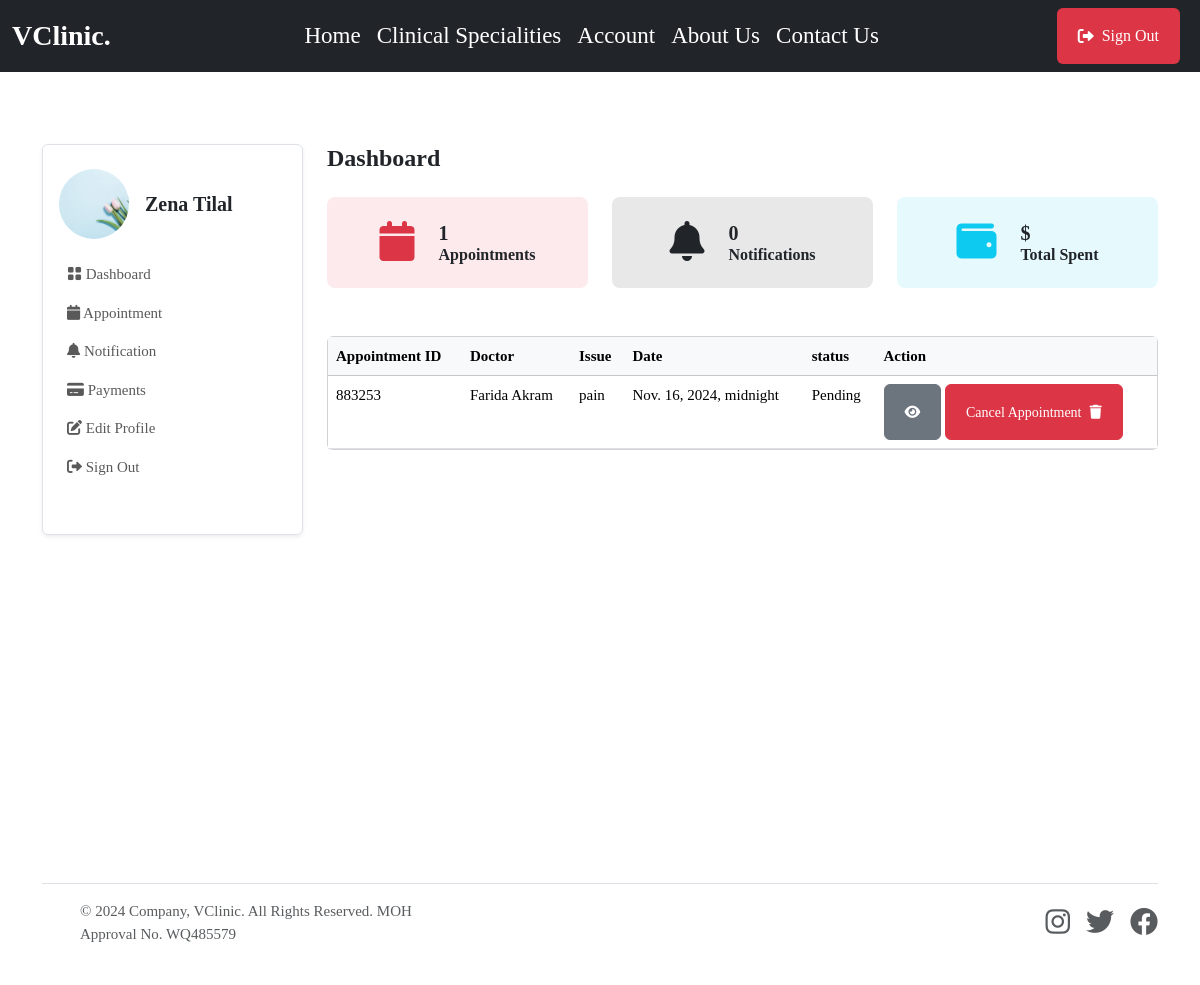
/patient/ (signed in), run on the app's committed database.
### userauthapp/models.py (models this page shows, shortened)
class User(AbstractUser):       # override default user model
    email = models.EmailField(unique=True)
    username = models.CharField(max_length=100, null=True, blank=True)
    user_type = models.CharField(max_length=50, choices=USER_TYPE, null=True, blank=True, default=None)
    USERNAME_FIELD = "email"
    REQUIRED_FIELDS = ['username']

### patientapp/models.py (models this page shows, shortened)
class Patient(models.Model):         #create a new model from scratch
    user = models.OneToOneField(userauth_models.User, on_delete=models.CASCADE)  #when we delete this user , we delete doctor, there should be only one doctor that has one user model
    image = models.FileField(upload_to='images', blank=True, null=True)
    full_name = models.CharField(max_length=100, blank=True, null=True)
    mobile = models.CharField(max_length=15, blank=True, null=True)
    address = models.CharField(max_length=100, null=True, blank=True)
    email = models.CharField(max_length=100, null=True, blank=True)
    gender = models.CharField(max_length=100, null=True, blank=True)
    blood_group = models.CharField(max_length=100, null=True, blank=True)
    date_of_birth= models.DateTimeField(default=timezone.now, null=True, blank=True)

### mainapp/models.py (models this page shows, shortened)
class Appointment(models.Model):
    STATUS = [
        ('Scheduled', 'Scheduled'),
        ('Completed', 'Completed'),
        ('Pending', 'Pending'),
        ('Cancelled', 'Cancelled')
    ]
    service = models.ForeignKey(Service, on_delete=models.SET_NULL, null=True, blank=True, related_name='service_appointments')
    doctor = models.ForeignKey(doctor_models.Doctor, on_delete=models.SET_NULL, null=True, blank=True, related_name='doctor_appointments')
    patient = models.ForeignKey(patient_models.Patient, on_delete=models.SET_NULL, null=True, blank=True, related_name='appointments_patient')
    appointment_date = models.DateTimeField(null=True, blank=True)
    issues = models.TextField(blank=True, null=True)
    symptoms = models.TextField(blank=True, null=True)
    appointment_id = ShortUUIDField(length=6, max_length=10, alphabet="1234567890")
    appointment_status = models.CharField(max_length=120, choices=STATUS, default='Pending')

### doctorapp/models.py (models this page shows, shortened)
class Doctor(models.Model):         #create a new model from scratch
    user = models.OneToOneField(userauth_models.User, on_delete=models.CASCADE)  #when we delete this user , we delete doctor, there should be only one doctor that has one user model
    image = models.FileField(upload_to='images', default='images/doctor-default.png', blank=True, null=True)
    full_name = models.CharField(max_length=100, blank=True, null=True)
    mobile = models.CharField(max_length=15, blank=True, null=True)
    country = models.CharField(max_length=100, null=True, blank=True)
    bio = models.CharField(max_length=100, null=True, blank=True)
    specializations = models.CharField(max_length=100, null=True, blank=True)
    qualifications = models.CharField(max_length=100, null=True, blank=True)
    years_of_experience = models.CharField(max_length=100, null=True, blank=True)
    next_available_appointment_date = models.DateTimeField(default=timezone.now, null=True, blank=True)

### patientapp/views.py (the view)
# urls.py: path("", views.dashboard, name="dashboard"),
@login_required
def dashboard(request):
    patient = patient_models.Patient.objects.get(user=request.user)
    appointments = base_models.Appointment.objects.filter(patient=patient)
    notifications = patient_models.Notification.objects.filter(patient=patient, seen=False)
    context = {
        'appointments': appointments,
        'notifications': notifications,
        }
    return render(request, "patientapp/dashboard.html", context)

### templates/patientapp/dashboard.html
{% extends 'partials/base.html' %} {% block content %}
<section class="pt-5 pb-5">
    <div class="container">
        <div class="row mt-0 mt-md-4">
            {% include 'patientapp/sidebar.html' %}
            <div class="col-lg-9 col-md-8 col-12">
                <div class="row mb-4">
                    <h4 class="mb-0 mb-4 fw-bold">Dashboard</h4>
                    <div class="col-sm-6 col-lg-4 mb-3 mb-lg-0">
                        <div class="d-flex justify-content-center align-items-center p-4 bg-danger bg-opacity-10 rounded-3">
                            <span class="display-6 lh-1 text-purple mb-0">
                                <i class="fas fa-calendar text-danger"></i>
                            </span>
                            <div class="ms-4">
                                <div class="d-flex">
                                    <h5 class="mb-0 fw-bold">{{appointments.count}}</h5>
                                </div>
                                <p class="mb-0 h6 fw-semibold">Appointments</p>
                            </div>
                        </div>
                    </div>
                    <div class="col-sm-6 col-lg-4 mb-3 mb-lg-0">
                        <div class="d-flex justify-content-center align-items-center p-4 bg-dark bg-opacity-10 rounded-3">
                            <span class="display-6 lh-1 text-dark mb-0">
                                <i class="fas fa-bell"></i>
                            </span>
                            <div class="ms-4">
                                <div class="d-flex">
                                    <h5 class="mb-0 fw-bold">{{notifications.count}}</h5>
                                </div>
                                <p class="mb-0 h6 fw-semibold">Notifications</p>
                            </div>
                        </div>
                    </div>
                    <div class="col-sm-6 col-lg-4 mb-3 mb-lg-0">
                        <div class="d-flex justify-content-center align-items-center p-4 bg-info bg-opacity-10 rounded-3">
                            <span class="display-6 lh-1 text-info mb-0">
                                <i class="fas fa-wallet"></i>
                            </span>
                            <div class="ms-4">
                                <div class="d-flex">
                                    <h5 class="mb-0 fw-bold">${{total_spent}}</h5>
                                </div>
                                <p class="mb-0 h6 fw-semibold">Total Spent</p>
                            </div>
                        </div>
                    </div>
                </div>
                <div class="card mb-4 mt-5">
                    <div class="table-responsive overflow-y-hidden">
                        <table class="table mb-0 text-nowrap table-hover table-centered text-nowrap">
                            <thead class="table-light">
                                <tr>
                                    <th>Appointment ID</th>
                                    <th>Doctor</th>
                                    <th>Issue</th>
                                    <th>Date</th>
                                    <th>status</th>
                                    <th>Action</th>
                                </tr>
                            </thead>
                            <tbody>
                                {% for a in appointments %}
                                <tr>
                                    <td>{{a.appointment_id}}</td>
                                    <td>{{a.doctor.full_name}}</td>
                                    <td>{{a.issues}}</td>
                                    <td>{{a.appointment_date}}</td>
                                    <td>{{a.appointment_status}}</td>
                                    <td>
                                        <a href="{% url 'patientapp:appointment_detail' a.appointment_id %}" class="btn btn-secondary btn-sm"> <i class="fas fa-eye"></i></a>
                                        <a href="{% url 'patientapp:cancel_appointment' a.appointment_id %}" class="btn btn-danger btn-sm">Cancel Appointment <i class="fas fa-trash ms-2"></i></a>
                                    </td>
                                </tr>
                                {% endfor %}
                            </tbody>
                        </table>
                    </div>
                </div>
            </div>
        </div>
    </div>
</section>
{% endblock content %}

### templates/patientapp/sidebar.html (shortened to what this page needs)
<div class="col-lg-3 col-md-4 col-12">
    <nav class="navbar navbar-expand-md shadow-sm mb-4 mb-lg-0 sidenav border rounded">
        <div class="collapse navbar-collapse p-3" id="sidenav">
            <div class="navbar-nav flex-column">
                <div class="d-flex align-items-center mb-3">
                    {% if request.user.patient.image %}
                    <img src="{{request.user.patient.image.url}}" alt="avatar" class="rounded-circle avatar-xl" style="width: 70px; height: 70px; object-fit: cover" />
                    {% endif %}
                    <div class="ms-3">
                        <h5 class="mb-0 fw-bold">{{request.user.patient.full_name}}</h5>
                    </div>
                </div>
                <ul class="list-unstyled ms-n2 mb-4">
                    <li class="nav-item">
                        <a class="dropdown-item nav-link" href="{% url 'patientapp:dashboard' %}"><i class="bi bi-grid-fill"></i> Dashboard</a>
                    </li>
                    <li class="nav-item">
                        <a class="dropdown-item nav-link" href="{% url 'patientapp:appointments' %}"><i class="fas fa-calendar"></i> Appointment</a>
                    </li>
                    <li class="nav-item">
                        <a class="dropdown-item nav-link" href="{% url 'patientapp:notifications' %}"><i class="fas fa-bell"></i> Notification</a>
                    </li>
                    <li class="nav-item">
                        <a class="dropdown-item nav-link" href="{% url 'patientapp:payments' %}"><i class="fas fa-credit-card"></i> Payments</a>
                    </li>
                    <li class="nav-item">
                        <a class="nav-link" href="{% url 'patientapp:profile' %}"> <i class="fas fa-edit"></i> Edit Profile </a>
                    </li>
                    <li class="nav-item">
                        <a class="nav-link" href="{% url 'userauthapp:sign-out' %}"> <i class="fas fa-sign-out-alt"></i> Sign Out </a>
                    </li>
                </ul>
            </div>
        </div>
    </nav>
</div>

### static/assets/css/style.css (style rules this page uses)
body { background: #ffffff; color: var(--bs-body-color); font-size: 15px; font-family: var(--body-font-family); margin: 0; overflow-x: hidden !important; font-weight: 400; }
.p, p { line-height: 1.8; color: var(--paragraphColor); }
.btn { padding: 10px 20px; height: 56px; display: inline-flex; align-items: center; justify-content: center; cursor: pointer; transition: all ease 0.4s; border-radius: 0.375rem; overflow: hidden; animation-delay: 0.7s; animation-duration: 0.5s; position: relative; }
.btn::after { background-color: rgba(255, 255, 255, 0.76); content: ""; height: 150px; left: -75px; position: absolute; top: -35px; transform: rotate(35deg); transition: all 1600ms cubic-bezier(0.19, 1, 0.22, 1); width: 40px; opacity: 0; }

### data on the page
User: user.patient.image (picture), user.patient.full_name "Zena Tilal"
Appointment: appointment_id "883253", doctor.full_name "Farida Akram", issues "pain", appointment_date "Nov. 16, 2024, midnight", appointment_status "Pending"

### other printed values
{{ appointments.count }} "1"
{{ notifications.count }} "0"
